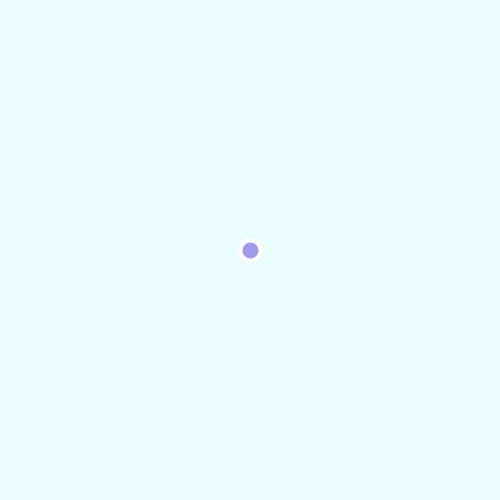
Frame 1 (no input)
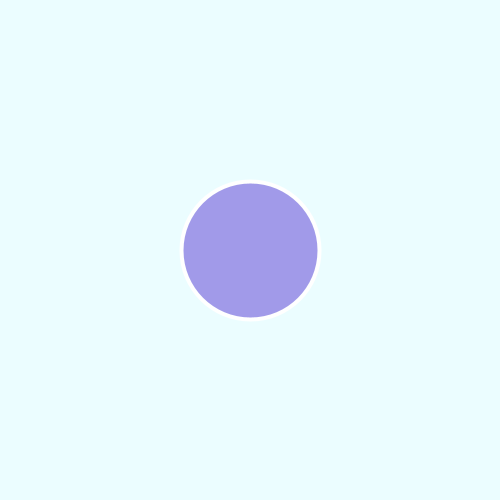
Frame 60 (the mouse pressed at the canvas centre just before this capture)
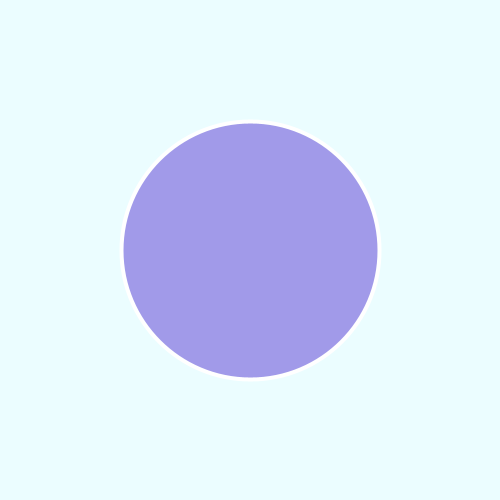
Frame 120 (the mouse held since frame 60 and released just before this capture)

The Processing sketch that drew these frames (run headless with seeded random() and noise(); from frame 60 on, the mouse is pressed at the canvas centre):

// Processing sketch: wk02_ex05_limitingVars_if
// ── wk02_ex05_limitingVars_if.pde
//wk02_ex05_limitingVariables
//using conditional statements
//if statements 

//declare variables before setup
//use short identifiable words or abbreviations
//when you do this you are creating global variables
//you must declare the type of data the variable will hold

//these are all float type values which stands for floating point 
//number(a number with a decimal point)

float h = 130; //variable for hue
float s = 20; //variable for saturation
float b = 255; //variable for brightness

float xPos = 250; //variable for x-position
float yPos = 250; //variable for y-position

float circleSize = 20; //variable for width

int increment = 2; //this is added to the width to change 

void setup() {
  size(500, 500);
  colorMode(HSB);
}

void draw() {
  // Paint background
  background(h, s, b);

  // Set style
  fill(180, 255, 200, 100);
  stroke(#FFFFFF);
  strokeWeight(4);
  
  // Draw geometry
  ellipse(xPos, yPos, circleSize, circleSize);
  
  //increase 'circleSize' by 'increment' through each loop 
  circleSize = circleSize + increment;  

  ////////////IF STATEMENT CHECKS VALUE OF VAR 'circleSize'////////
  //check the value of 'circleSize' to make sure it isn't less than 0
  //or greater than 255 
  //if the value of 'wide' is less than or equal to 0 OR
  //the value of 'wide' is greater than or equal to 500
  
  if (circleSize <= 0 || circleSize >= 500) {
    //if it is this bit of code will run and
    //switch the sign of the increment variable('+ to -' or '- to +')
    increment = increment * -1;
  }
}
